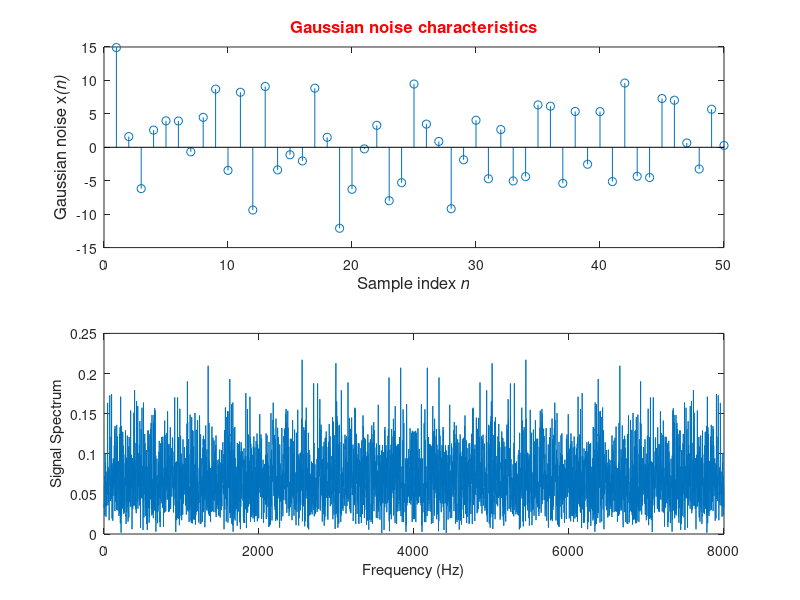

Write the MATLAB code that produced this figure.
%--------------------------------------------------------------------------
% University of Limerick - Dept. of Electronic and Computer Engineering
%--------------------------------------------------------------------------
% filename: Lab1 - part1.m
%
% purpose: Generate Gaussian signal and plot results
%
% created by: Tom Meehan
% created on: 16 September 2021
%
%--------------------------------------------------------------------------
% Copyright 2021 University of Limerick
%--------------------------------------------------------------------------
clc;
clear all;
close all;

%% part A
% generate 4096 noise samples
x = 5*randn([1,4096]);

% use stem(x,y)function to plot and view sample points.
figure (1);
subplot(2,1,1);
stem(x(1:50));
xlabel('Sample index \itn','Fontsize',12);
ylabel('Gaussian noise x\it(n)','Fontsize',12);
title('Gaussian noise characteristics', 'color','r','Fontsize',12);

%% part B
% use the fft() function to view a signal in the frequency domain
% Fs: sampling Frequency
% f : frequency index: convert it to Hz using k
% use the plot(x,y) command for viewing
Ak=abs(fft(x))/length(x);
Fs=8000;
k=0:1:length(x)-1;
f=k*Fs/length(x);
subplot(2,1,2); plot(f,Ak);
xlabel('Frequency (Hz)');ylabel('Signal Spectrum');

%% part C
% listen to white noise
sound(x/max(abs(x)),8000); 

